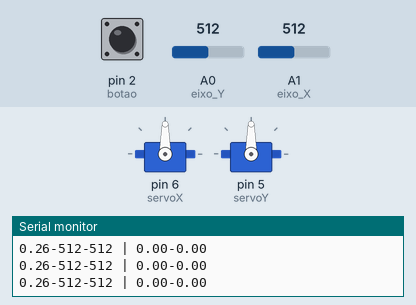
Recording of a sketch running on a simulated Arduino Uno, built with avr-gcc and run on an emulated ATmega328P. Parts: 2 × servo, the last lines printed to the serial monitor. The test bench sets the inputs (shaded band); at power-on: A0 (eixo_Y) = 512, A1 (eixo_X) = 512, pin 2 (botao) HIGH.

Above: at 1.3 s.
1.4 s: A0 (eixo_Y) set to 490
At 2.5 s:
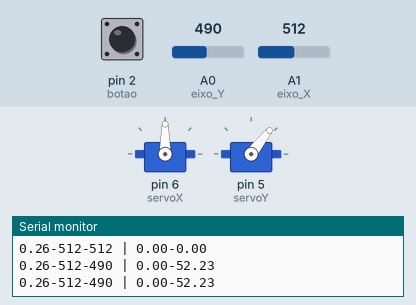
3.0 s: A1 (eixo_X) set to 490
At 3.8 s:
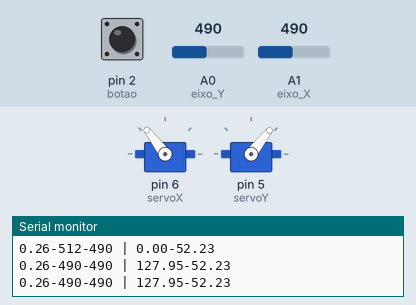
4.5 s: A0 (eixo_Y) set to 560
At 5.1 s:
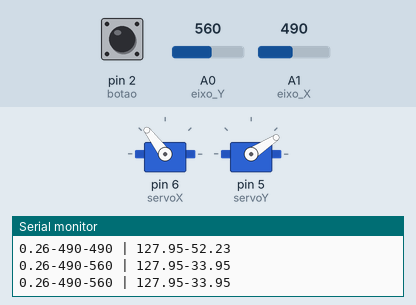
6.0 s: A1 (eixo_X) set to 560
At 6.5 s:
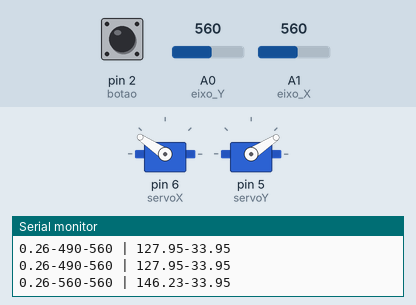
7.5 s: A0 (eixo_Y) set to 716
At 7.9 s:
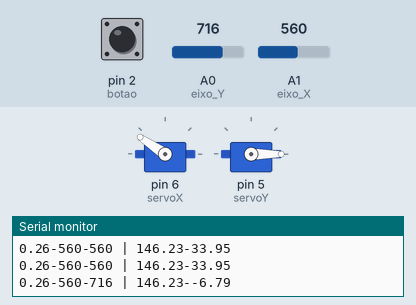
9.0 s: A1 (eixo_X) set to 716
At 10.4 s:
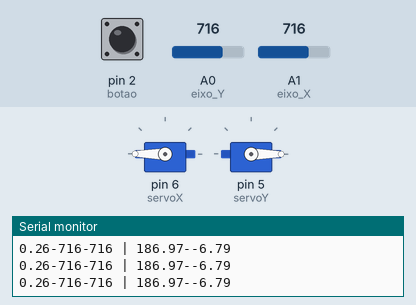
Timing chart, 0 to 11.5 s (numbered marks = the images above; inputs shaded):
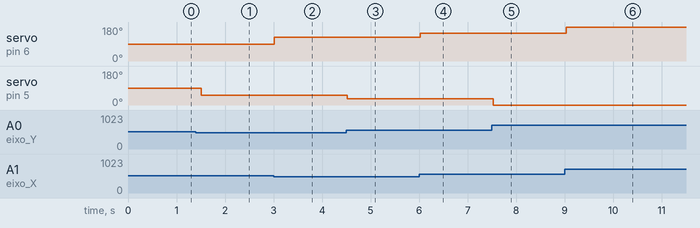

The sketch:

Integra__oJoyServoV2.ino
```cpp
#include <Servo.h>

int eixo_X= A1; //PINO REFERENTE AO JOYSTICK LIGAÇÃO DO EIXO X
int eixo_Y = A0; //PINO REFERENTE AO JOYSTICK LIGAÇÃO DO EIXO X
int botao = 2; //PINO REFERENTE A LIGAÇÃO NO PINO KEY (EIXO Z)

Servo servoX;
Servo servoY;

int val = 0;

float ang_x, ang_y;

void setup(){
  pinMode (botao, INPUT_PULLUP); //DEFINE A PORTA COMO ENTRADA / "_PULLUP" É PARA ATIVAR O RESISTOR INTERNO
  Serial.begin (9600); //INICIALIZA O MONITOR SERIAL

  servoX.attach(6);
  servoY.attach(5);

  servoX.write(90);
  servoY.write(90);

}

void loop(){
//  Serial.print(analogRead(eixo_X));
//  Serial.print(" - ");
//  Serial.println(analogRead(eixo_Y));
  joyServo(analogRead(eixo_X), analogRead(eixo_Y));
  delay(500); //INTERVALO DE 500 MILISSEGUNDOS
}

void joyServo(int x_axis, int y_axis){
  // float coeff = 180/1020;
  float coeff = 0.2608695;  // Se 3av
  //float coeff = 0.1764705882352941; // Se 5V

  if (x_axis < 500 or x_axis > 550){
    ang_x = x_axis*coeff;
    ang_x = ang_x + (ang_x * 0.001);
    servoX.write(ang_x);
  }

  if (y_axis < 500 or y_axis > 550) {
      ang_y = (180 - y_axis*coeff);
      ang_y = ang_y + (ang_y * 0.001);
      servoY.write(ang_y);
  }

  if (digitalRead(botao)==0){
    servoX.write(90);
    servoY.write(90);
  }

  Serial.print(coeff);
  Serial.print("-");
  Serial.print(x_axis);
  Serial.print("-");
  Serial.print(y_axis);
  Serial.print(" | ");
  Serial.print(ang_x);
  Serial.print("-");
  Serial.println(ang_y);
}
```

Measured:
- after the input at 1.4 s, servo on pin 5 (servoY): 90° → 52° after 0.11 s
- after the input at 3.0 s, servo on pin 6 (servoX): 90° → 127° at once
- after the input at 4.5 s, servo on pin 5 (servoY): 52° → 33° at once
- after the input at 6.0 s, servo on pin 6 (servoX): 127° → 146° at once
- after the input at 7.5 s, servo on pin 5 (servoY): 33° → 0° at once
- after the input at 9.0 s, servo on pin 6 (servoX): 146° → 180° at once
